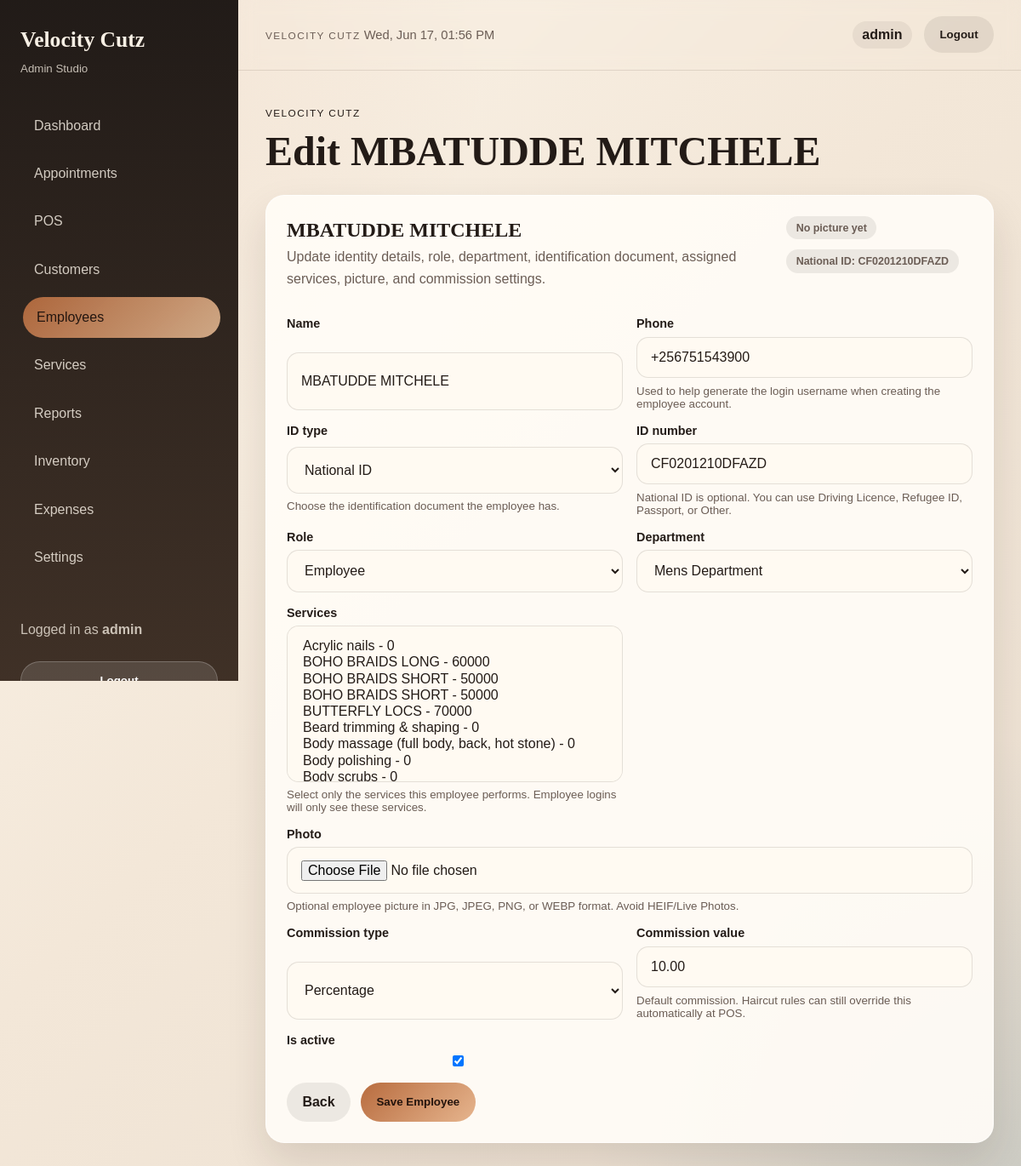
Screenshot of /employees/1/edit/ (signed in) with the database file from the repository.
### apps/employees/models.py (models this page shows, shortened)
class Employee(TimeStampedModel):
    class CommissionType(models.TextChoices):
        PERCENTAGE = "percentage", "Percentage"
        FIXED = "fixed", "Fixed Amount"
    class IdentificationType(models.TextChoices):
        NATIONAL_ID = "national_id", "National ID"
        DRIVING_LICENSE = "driving_license", "Driving Licence"
        REFUGEE_ID = "refugee_id", "Refugee ID"
        PASSPORT = "passport", "Passport"
        OTHER = "other", "Other"
    user = models.OneToOneField(
        settings.AUTH_USER_MODEL,
        on_delete=models.SET_NULL,
        null=True,
        blank=True,
        related_name="employee_profile",
        help_text="System login account for this employee.",
    )
    role = models.ForeignKey(
        Role,
        on_delete=models.PROTECT,
        null=True,
        blank=True,
        related_name="employees",
    )
    department = models.ForeignKey(
        Department,
        on_delete=models.SET_NULL,
        null=True,
        blank=True,
        related_name="employees",
    )
    name = models.CharField(max_length=100)
    phone = models.CharField(max_length=20, blank=True)
    national_id = models.CharField(max_length=14, unique=True, null=True, blank=True)
    id_type = models.CharField(
        max_length=30,
        choices=IdentificationType.choices,
        default=IdentificationType.NATIONAL_ID,
        verbose_name="ID type",
    )
    id_number = models.CharField(
        max_length=50,
        blank=True,
        verbose_name="ID number",
        help_text="Enter National ID, Driving Licence, Refugee ID, Passport, or other ID number.",
    )
    photo = models.FileField(
        upload_to="employees/photos/",
        blank=True,
        validators=[FileExtensionValidator(allowed_extensions=["jpg", "jpeg", "png", "webp","HEIF"])],
        help_text="Upload JPG, JPEG, PNG, or WEBP. /Live Photos on shared hosting.",
    )
    commission_type = models.CharField(
        max_length=20,
        choices=CommissionType.choices,
        default=CommissionType.PERCENTAGE,
    )
    commission_value = models.DecimalField(max_digits=10, decimal_places=2, default=Decimal("0.00"))
    is_active = models.BooleanField(default=True)
    service = models.ForeignKey(Service, on_delete=models.SET_NULL, null=True, blank=True)
    services = models.ManyToManyField(
        Service,
        blank=True,
        related_name="employees",
        help_text="Services this employee is allowed to submit/work on.",
    )
    must_change_password = models.BooleanField(
        default=True,
        help_text="Employees created with the default password must change it after first login.",
    )
    class Meta:
        ordering = ["name"]
        constraints = [
            models.UniqueConstraint(
                fields=["id_type", "id_number"],
                condition=~Q(id_number=""),
                name="unique_employee_id_type_number",
            )
        ]
    @property
    def identification_display(self) -> str:
        if self.id_number:
            return f"{self.get_id_type_display()}: {self.id_number}"
        if self.national_id:
            return f"National ID: {self.national_id}"
        return "-"

### apps/employees/views.py (the view, shortened to what this page needs)
# urls.py: path("<int:pk>/edit/", views.employee_update, name="edit"),
@login_required
@role_required("admin")
def employee_update(request, pk):
    employee = get_object_or_404(Employee, pk=pk)
    form = EmployeeForm(request.POST or None, request.FILES or None, instance=employee)
    ctx = {"form": form, "title": f"Edit {employee.name}", "employee": employee, "is_create": False}
    if is_modal(request):
        return render_modal(request, "employees/form.html", ctx)
    return render(request, "employees/form.html", ctx)

### apps/accounts/permissions.py (called while the page is built)
def is_admin_user(user):
    return bool(getattr(user, "is_superuser", False) or role_code(user) == ADMIN)

def has_any_role(user, *codes):
    return is_admin_user(user) or role_code(user) in codes

def role_required(*codes):
    def decorator(view_func):
        @wraps(view_func)
        def wrapper(request, *args, **kwargs):
            if has_any_role(request.user, *codes):
                return view_func(request, *args, **kwargs)
            messages.error(request, "You do not have permission to open that page.")
            return redirect("home")
        return wrapper
    return decorator

### apps/core/modal.py (called while the page is built)
def is_modal(request):
    return request.headers.get("X-Modal") == "1"

### apps/employees/models.py (called while the page is built)
    def __str__(self) -> str:
        return self.name

    def __str__(self) -> str:
        return self.name

### apps/services/models.py (called while the page is built)
    def __str__(self) -> str:
        return f"{self.name} - {self.price}"

### apps/employees/templates/employees/form.html (shortened to what this page needs)
{% extends "base.html" %}
{% block page_title %}{{ title }}{% endblock %}
{% block content %}
<section class="panel form-panel personnel-form">
  <div class="panel-header">
    <div>
      {% if is_create %}
      <h2>Employee profile</h2>
      <p>Capture staff identity details, role, department, commission settings, and a profile picture in one place. A login account will be created automatically.</p>
      {% else %}
      <h2>{{ employee.name }}</h2>
      <p>Update identity details, role, department, identification document, assigned services, picture, and commission settings.</p>
      {% endif %}
    </div>
    <div class="personnel-form-summary">
      {% if employee.pk and employee.photo %}
      <img class="employee-photo-preview" src="{{ employee.photo.url }}" alt="{{ employee.name|default:'Employee photo' }}">
      {% else %}
      <span class="badge badge-muted">No picture yet</span>
      {% endif %}
      {% if employee.pk and employee.id_number %}
      <span class="badge badge-muted">{{ employee.identification_display }}</span>
      {% endif %}
    </div>
  </div>
  <form method="post" enctype="multipart/form-data">
    <div class="form-grid">
      {% for field in form %}
      <div class="field {% if field.name == 'photo' %}field-wide{% endif %}">
        <label for="{{ field.id_for_label }}">{{ field.label }}</label>
        {{ field }}
        {% if field.help_text %}
        <small class="field-note">{{ field.help_text }}</small>
        {% endif %}
      </div>
      {% endfor %}
    </div>
    <div class="form-actions">
      <a class="button button-secondary" href="{% url 'employees:list' %}">Back</a>
      <button class="button button-primary" type="submit">Save Employee</button>
    </div>
  </form>
</section>
{% endblock %}

### templates/includes/sidebar.html (shortened to what this page needs)
<aside class="sidebar" id="sidebar">
  <div class="brand-block">
    <strong>Velocity Cutz</strong>
    <small>Admin Studio</small>
  </div>
  {% with profile=request.user.employee_profile %}
  <nav class="nav-links" aria-label="Primary navigation">
    <a href="{% url 'home' %}" class="{% if request.path == '/' %}active{% endif %}">Dashboard</a>
    {% if request.user.is_superuser or profile.role.code == 'admin' %}
      <a href="#appointments" data-prevent-nav data-toast="Appointments module is coming next.">Appointments</a>
      <a href="{% url 'sales:list' %}" class="nav-with-badge {% if '/sales/' in request.path %}active{% endif %}">
        <span>POS</span>
      </a>
      <a href="{% url 'customers:list' %}" class="{% if '/customers/' in request.path %}active{% endif %}">Customers</a>
      <a href="{% url 'employees:list' %}" class="{% if '/employees/' in request.path %}active{% endif %}">Employees</a>
      <a href="{% url 'services:list' %}" class="{% if '/services/' in request.path and '/reports/services/' not in request.path %}active{% endif %}">Services</a>
      <a href="{% url 'reports:daily' %}" class="{% if '/reports/' in request.path and '/my-commissions/' not in request.path %}active{% endif %}">Reports</a>
      <a href="{% url 'inventory:list' %}" class="{% if '/inventory/' in request.path %}active{% endif %}">Inventory</a>
      <a href="{% url 'expenses:list' %}" class="{% if '/expenses/' in request.path %}active{% endif %}">Expenses</a>
      <a href="#settings" data-prevent-nav data-toast="Settings module is coming soon.">Settings</a>
    {% elif profile %}
      <a href="{% url 'sales:list' %}" class="{% if '/sales/' in request.path %}active{% endif %}">My Services</a>
      <a href="{% url 'reports:my_commissions' %}" class="{% if '/my-commissions/' in request.path %}active{% endif %}">My Commission</a>
    {% endif %}
  </nav>
  {% endwith %}
  {% if request.user.is_authenticated %}
  <div class="sidebar-note">
    <p>Logged in as <strong>{{ request.user.get_full_name|default:request.user.username }}</strong></p>
    <form method="post" action="{% url 'accounts:logout' %}">
      <button class="button button-secondary sidebar-logout-button" type="submit" style="width:100%;margin-top:0.5rem;">Logout</button>
    </form>
  </div>
  {% endif %}
</aside>

### templates/includes/navbar.html (shortened to what this page needs)
{% load humanize %}
<div class="topbar">
  <div class="topbar-meta">
    <span class="topbar-label">Velocity Cutz</span>
    <span data-live-clock>{% now "D, d M H:i" %}</span>
  </div>
  <div class="topbar-right">
    {% if request.user.is_authenticated %}
    <span class="topbar-user">{{ request.user.get_full_name|default:request.user.username }}</span>
    <form method="post" action="{% url 'accounts:logout' %}" class="topbar-logout-form">
      <button class="button button-secondary topbar-logout" type="submit">Logout</button>
    </form>
    {% endif %}
  </div>
</div>

### static/css/app.css (style rules this page uses)
:root { --bg: #f6efe4; --bg-strong: #ead7bf; --paper: rgba(255, 252, 247, 0.92); --paper-strong: #fffaf2; --ink: #231b17; --muted: #6b5d55; --line: rgba(67, 49, 38, 0.12); --copper: #b86c3f; --forest: #2f6f57; --ocean: #215f78; --night: #2a2e38; --success: #2d7a52; --warning: #ab7a22; --shadow: 0 22px 48px rgba(43, 28, 18, 0.12); --radius: 22px; --radius-sm: 14px; --font-sans: "Trebuchet MS", "Gill Sans", sans-serif; --font-serif: Georgia, "Times New Roman", serif; }
* { box-sizing: border-box; }
html { background: #1b120d; }
body { margin: 0; min-height: 100vh; font-family: var(--font-sans); color: var(--ink); background: radial-gradient(circle at top left, rgba(184, 108, 63, 0.12), transparent 32%), radial-gradient(circle at bottom right, rgba(33, 95, 120, 0.15), transparent 28%), linear-gradient(135deg, #fbf4e9 0%, #f3e7d8 46%, #ebdfd1 100%); }
a { color: inherit; text-decoration: none; }
.sidebar { display: flex; flex-direction: column; gap: 2rem; padding: 2rem 1.5rem; background: linear-gradient(180deg, rgba(29, 23, 20, 0.98), rgba(52, 37, 27, 0.94)); color: #f8f0e5; }
.brand-block { display: grid; gap: 0.5rem; }
.brand-block strong { font-family: var(--font-serif); font-size: 1.6rem; }
.brand-kicker, .eyebrow, .topbar-label, .stat-label { letter-spacing: 0.12em; text-transform: uppercase; font-size: 0.74rem; }
.brand-block small, .sidebar-note p, .panel-header p, .hero-copy { color: rgba(248, 240, 229, 0.76); line-height: 1.6; }
.nav-links { display: grid; gap: 0.5rem; }
.nav-links a { padding: 0.95rem 1rem; border-radius: 999px; color: rgba(248, 240, 229, 0.82); transition: transform 0.18s ease, background 0.18s ease, color 0.18s ease; }
.nav-links a:hover, .nav-links a.active { background: linear-gradient(135deg, rgba(184, 108, 63, 0.92), rgba(235, 191, 152, 0.85)); color: #241610; transform: translateX(3px); }
.topbar { display: flex; justify-content: space-between; align-items: center; padding: 1.2rem 2rem; border-bottom: 1px solid var(--line); backdrop-filter: blur(10px); }
.topbar-meta { color: var(--muted); font-size: 0.92rem; }
.topbar-right { display: flex; align-items: center; gap: 0.9rem; flex-wrap: wrap; }
.topbar-user { padding: 0.45rem 0.7rem; border-radius: 999px; background: rgba(35, 27, 23, 0.06); color: var(--ink); font-weight: 700; }
.topbar-logout-form { margin: 0; }
.topbar-logout { padding: 0.72rem 1rem; }
.content-shell > * { min-width: 0; }
.page-header h1, .hero h2, .panel h2 { margin: 0.2rem 0 0; font-family: var(--font-serif); line-height: 1.1; }
.hero, .panel, .stat-card { background: var(--paper); border: 1px solid rgba(255, 255, 255, 0.58); box-shadow: var(--shadow); border-radius: var(--radius); min-width: 0; }
.panel { padding: 1.5rem; }
.panel-header { display: flex; justify-content: space-between; align-items: start; gap: 1rem; margin-bottom: 1rem; }
.panel-header p { margin: 0.35rem 0 0; color: var(--muted); }
.button { display: inline-flex; align-items: center; justify-content: center; gap: 0.4rem; padding: 0.88rem 1.15rem; border-radius: 999px; border: 0; cursor: pointer; font-weight: 700; text-align: center; }
.button-primary { background: linear-gradient(135deg, var(--copper), #e6b58e); color: #24140d; }
.button-secondary { background: rgba(35, 27, 23, 0.08); color: var(--ink); }
.field-wide { grid-column: 1 / -1; }
.field-note { color: var(--muted); }
.personnel-form { display: grid; gap: 1rem; }
.personnel-form-summary { display: flex; align-items: center; gap: 0.75rem; flex-wrap: wrap; }
.form-panel form, .inline-form { display: grid; gap: 1rem; }
.form-grid { display: grid; grid-template-columns: repeat(2, minmax(0, 1fr)); gap: 1rem; }
.field { display: grid; gap: 0.45rem; }
label { font-size: 0.9rem; font-weight: 700; }
input, select, textarea { width: 100%; border: 1px solid rgba(35, 27, 23, 0.12); border-radius: 14px; padding: 0.9rem 1rem; background: var(--paper-strong); color: var(--ink); font: inherit; }
.form-actions { display: flex; gap: 0.75rem; flex-wrap: wrap; }
.badge { display: inline-flex; padding: 0.42rem 0.72rem; border-radius: 999px; font-size: 0.78rem; font-weight: 700; }
.badge-muted { background: rgba(35, 27, 23, 0.08); color: var(--muted); }
.nav-with-badge { display: flex !important; align-items: center; justify-content: space-between; gap: 0.75rem; }
.sidebar-logout-button { color: #fff !important; background: rgba(255, 255, 255, 0.12) !important; border: 1px solid rgba(255, 255, 255, 0.22) !important; }

### rows the page displays
Employee: name "MBATUDDE MITCHELE", identification_display "National ID: CF0201210DFAZD", form "MBATUDDE MITCHELE" "+256751543900" "National ID" "CF0201210DFAZD" "Employee" "Mens Department" "Percentage" "10.00" "☑"

### other values shown
{{ request.user.get_full_name|default:request.user.username }} "admin"
{{ title }} "Edit MBATUDDE MITCHELE"
{{ field.label }} "Name" "Phone" "ID type" "ID number" "Role" "Department" "Services" "Photo" "Commission type" "Commission value" "Is active"
{{ field.help_text }} "Used to help generate the login username when creating the employee account." "Choose the identification document the employee has." "National ID is optional. You can use Driving Licence, Refugee ID, Passport, or Other." "Select only the services this employee performs. Employee logins will only see these services." "Optional employee picture in JPG, JPEG, PNG, or WEBP format. Avoid HEIF/Live Photos." "Default commission. Haircut rules can still override this automatically at POS."
